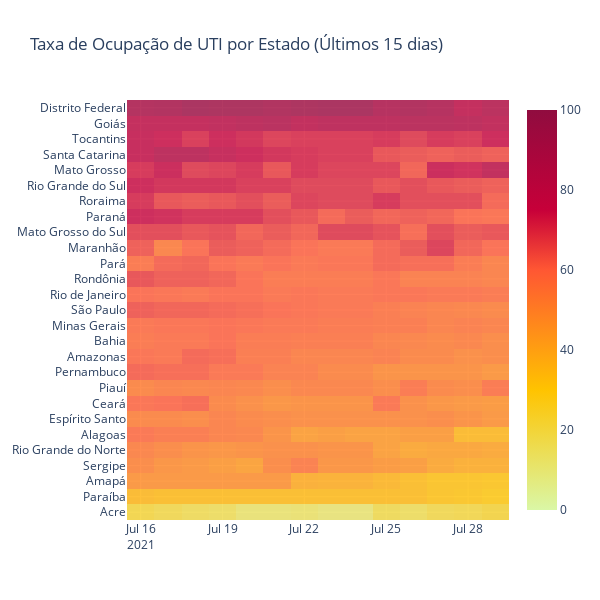

Notebook source saved alongside this figure:
### Markdown cell above
#### HEATMAP DE OCUPAÇÃO % DOS LEITOS

### Code cell
colorscale = [[0, '#DAF7A6'], [0.3, '#FFC300'], [0.6, '#FF5733'], [0.75, '#C70039'], [1, '#900C3F']]

fig = go.Figure(data=go.Heatmap(
    z=df['% de ocupação de UTI'],
    x=df['Data'],
    y=df['Estado'],
    hoverongaps = False,
    colorscale=colorscale,
    opacity=0.8, 
    zmin=0,
    zmax=100, 
    hovertemplate='Data: %{x}<br>UF: %{y}<br>%: %{z}<extra></extra>'))


# = ff.create_annotated_heatmap(z)

fig.update_layout(
    title='Taxa de Ocupação de UTI por Estado (Últimos 15 dias)',
    yaxis={'categoryorder':'total ascending'},
    height=600,
    width=600)

fig.show()

### Figure 1 — Plotly figure (JSON) as saved in the notebook; plotly's stock layout.template omitted (floating-point values rounded to 4 significant figures; data arrays with more than 128 entries replaced by an {"elided": "..."} marker saying what was removed)
{"data": [{"colorscale": [[0, "#DAF7A6"], [0.3, "#FFC300"], [0.6, "#FF5733"], [0.75, "#C70039"], [1, "#900C3F"]], "hoverongaps": false, "hovertemplate": "Data: %{x}<br>UF: %{y}<br>%: %{z}<extra></extra>", "opacity": 0.8, "type": "heatmap", "x": {"elided": "378 str values"}, "y": {"elided": "378 str values"}, "z": {"elided": "378 int values"}, "zmax": 100, "zmin": 0}], "layout": {"height": 600, "title": {"text": "Taxa de Ocupação de UTI por Estado (Últimos 15 dias)"}, "width": 600, "xaxis": {"autorange": true, "range": ["2021-07-15 12:00", "2021-07-29 12:00"], "type": "date"}, "yaxis": {"autorange": true, "categoryorder": "total ascending", "range": [-0.5, 26.5], "type": "category"}}}
